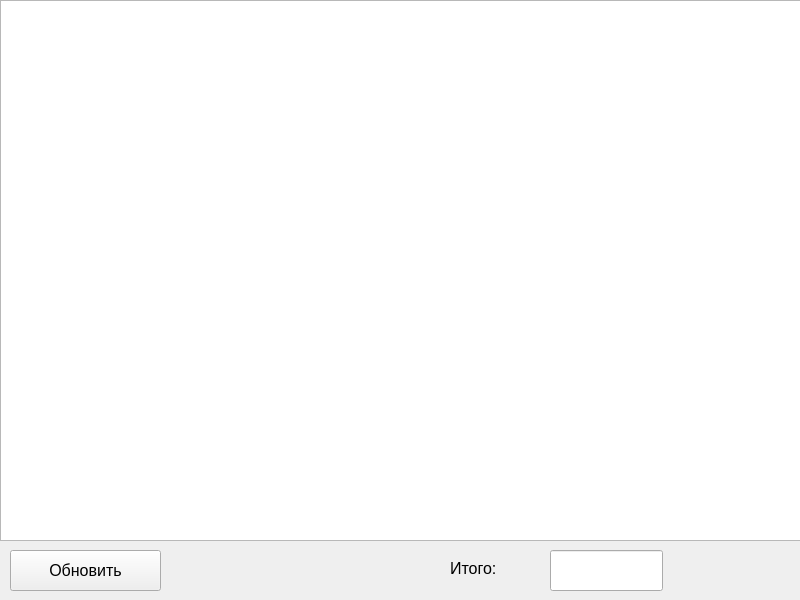
<?xml version="1.0" encoding="UTF-8"?>
<ui version="4.0">
 <class>MainWindow</class>
 <widget class="QMainWindow" name="MainWindow">
  <property name="geometry">
   <rect>
    <x>0</x>
    <y>0</y>
    <width>800</width>
    <height>600</height>
   </rect>
  </property>
  <property name="windowTitle">
   <string>MainWindow</string>
  </property>
  <widget class="QWidget" name="centralwidget">
   <widget class="QTableWidget" name="tableWidget">
    <property name="geometry">
     <rect>
      <x>0</x>
      <y>0</y>
      <width>801</width>
      <height>541</height>
     </rect>
    </property>
   </widget>
   <widget class="QLabel" name="label">
    <property name="geometry">
     <rect>
      <x>450</x>
      <y>560</y>
      <width>151</width>
      <height>16</height>
     </rect>
    </property>
    <property name="font">
     <font>
      <pointsize>12</pointsize>
     </font>
    </property>
    <property name="text">
     <string>Итого:</string>
    </property>
   </widget>
   <widget class="QLineEdit" name="total">
    <property name="geometry">
     <rect>
      <x>550</x>
      <y>550</y>
      <width>113</width>
      <height>41</height>
     </rect>
    </property>
    <property name="font">
     <font>
      <pointsize>12</pointsize>
     </font>
    </property>
   </widget>
   <widget class="QPushButton" name="updateButton">
    <property name="geometry">
     <rect>
      <x>10</x>
      <y>550</y>
      <width>151</width>
      <height>41</height>
     </rect>
    </property>
    <property name="font">
     <font>
      <pointsize>12</pointsize>
     </font>
    </property>
    <property name="text">
     <string>Обновить</string>
    </property>
   </widget>
  </widget>
 </widget>
 <resources/>
 <connections/>
</ui>
